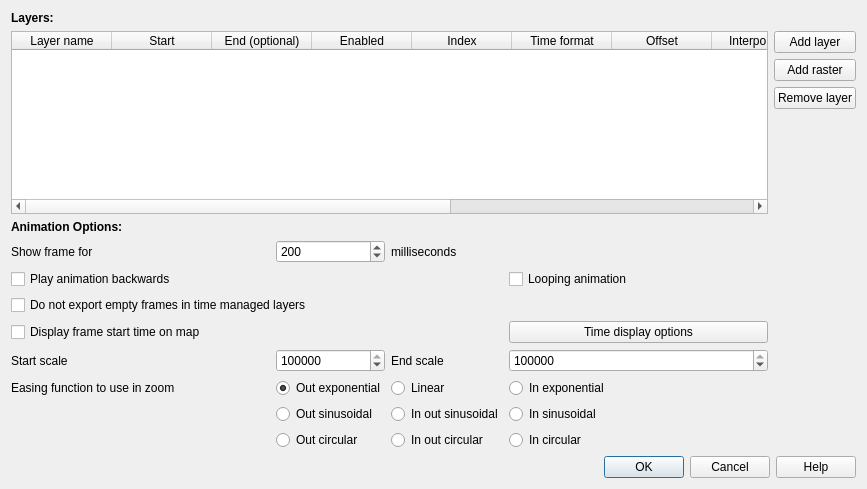
<?xml version="1.0" encoding="UTF-8"?>
<ui version="4.0">
 <class>Dialog</class>
 <widget class="QDialog" name="Dialog">
  <property name="geometry">
   <rect>
    <x>0</x>
    <y>0</y>
    <width>867</width>
    <height>489</height>
   </rect>
  </property>
  <property name="windowTitle">
   <string>Time manager settings</string>
  </property>
  <layout class="QVBoxLayout" name="verticalLayout">
   <item>
    <layout class="QGridLayout" name="gridLayout">
     <item row="1" column="0" rowspan="4">
      <widget class="QTableWidget" name="tableWidget">
       <property name="minimumSize">
        <size>
         <width>0</width>
         <height>0</height>
        </size>
       </property>
       <property name="columnCount">
        <number>12</number>
       </property>
       <column>
        <property name="text">
         <string>Layer name</string>
        </property>
       </column>
       <column>
        <property name="text">
         <string>Start</string>
        </property>
       </column>
       <column>
        <property name="text">
         <string>End (optional)</string>
        </property>
       </column>
       <column>
        <property name="text">
         <string>Enabled</string>
        </property>
       </column>
       <column>
        <property name="text">
         <string>Index</string>
        </property>
       </column>
       <column>
        <property name="text">
         <string>Time format</string>
        </property>
       </column>
       <column>
        <property name="text">
         <string>Offset</string>
        </property>
       </column>
       <column>
        <property name="text">
         <string>Interpolation</string>
        </property>
       </column>
       <column>
        <property name="text">
         <string>ID</string>
        </property>
       </column>
       <column>
        <property name="text">
         <string>Interp. mode</string>
        </property>
       </column>
       <column>
        <property name="text">
         <string>Ignore for detect empty</string>
        </property>
       </column>
       <column>
        <property name="text">
         <string>Accumulate features</string>
        </property>
       </column>
      </widget>
     </item>
     <item row="3" column="1">
      <widget class="QPushButton" name="pushButtonRemove">
       <property name="text">
        <string>Remove layer</string>
       </property>
      </widget>
     </item>
     <item row="4" column="1">
      <spacer name="verticalSpacer">
       <property name="orientation">
        <enum>Qt::Vertical</enum>
       </property>
       <property name="sizeHint" stdset="0">
        <size>
         <width>20</width>
         <height>40</height>
        </size>
       </property>
      </spacer>
     </item>
     <item row="1" column="1">
      <widget class="QPushButton" name="pushButtonAddVector">
       <property name="text">
        <string>Add layer</string>
       </property>
      </widget>
     </item>
     <item row="0" column="0">
      <widget class="QLabel" name="label">
       <property name="font">
        <font>
         <weight>75</weight>
         <bold>true</bold>
        </font>
       </property>
       <property name="text">
        <string>Layers:</string>
       </property>
      </widget>
     </item>
     <item row="2" column="1">
      <widget class="QPushButton" name="pushButtonAddRaster">
       <property name="text">
        <string>Add raster</string>
       </property>
      </widget>
     </item>
     <item row="6" column="0">
      <layout class="QGridLayout" name="gridLayout_2">
       <item row="0" column="0">
        <widget class="QLabel" name="label_3">
         <property name="text">
          <string>Show frame for</string>
         </property>
        </widget>
       </item>
       <item row="0" column="1">
        <widget class="QSpinBox" name="spinBoxFrameLength">
         <property name="minimum">
          <number>1</number>
         </property>
         <property name="maximum">
          <number>1000000</number>
         </property>
         <property name="value">
          <number>200</number>
         </property>
        </widget>
       </item>
       <item row="0" column="2">
        <widget class="QLabel" name="label_4">
         <property name="text">
          <string>milliseconds</string>
         </property>
        </widget>
       </item>
       <item row="0" column="3">
        <spacer name="horizontalSpacer">
         <property name="orientation">
          <enum>Qt::Horizontal</enum>
         </property>
         <property name="sizeHint" stdset="0">
          <size>
           <width>40</width>
           <height>20</height>
          </size>
         </property>
        </spacer>
       </item>
       <item row="1" column="0" colspan="3">
        <widget class="QCheckBox" name="checkBoxBackwards">
         <property name="text">
          <string>Play animation backwards </string>
         </property>
        </widget>
       </item>
       <item row="3" column="0" colspan="3">
        <widget class="QCheckBox" name="checkBoxLabel">
         <property name="text">
          <string>Display frame start time on map</string>
         </property>
        </widget>
       </item>
       <item row="1" column="3">
        <widget class="QCheckBox" name="checkBoxLoop">
         <property name="text">
          <string>Looping animation</string>
         </property>
        </widget>
       </item>
       <item row="3" column="3">
        <widget class="QPushButton" name="show_label_options_button">
         <property name="text">
          <string>Time display options</string>
         </property>
        </widget>
       </item>
       <item row="2" column="0" colspan="2">
        <widget class="QCheckBox" name="checkBoxDontExportEmpty">
         <property name="text">
          <string>Do not export empty frames in time managed layers</string>
         </property>
        </widget>
       </item>
       <item row="4" column="0">
        <widget class="QLabel" name="label_5">
         <property name="text">
          <string>Start scale</string>
         </property>
        </widget>
       </item>
       <item row="4" column="2">
        <widget class="QLabel" name="label_6">
         <property name="text">
          <string>End scale</string>
         </property>
        </widget>
       </item>
       <item row="4" column="3">
        <widget class="QSpinBox" name="spinBoxEndScale">
         <property name="minimum">
          <number>1</number>
         </property>
         <property name="maximum">
          <number>100000000</number>
         </property>
         <property name="value">
          <number>200000</number>
         </property>
        </widget>
       </item>
       <item row="4" column="1">
        <widget class="QSpinBox" name="spinBoxStartScale">
         <property name="minimum">
          <number>1</number>
         </property>
         <property name="maximum">
          <number>100000000</number>
         </property>
         <property name="value">
          <number>50000000</number>
         </property>
        </widget>
       </item>
       <item row="6" column="3">
        <widget class="QRadioButton" name="radioButtonEasingInSin">
         <property name="text">
          <string>In sinusoidal</string>
         </property>
         <attribute name="buttonGroup">
          <string notr="true">buttonGroupEasing</string>
         </attribute>
        </widget>
       </item>
       <item row="7" column="1">
        <widget class="QRadioButton" name="radioButtonEasingOutCirc">
         <property name="text">
          <string>Out circular</string>
         </property>
         <attribute name="buttonGroup">
          <string notr="true">buttonGroupEasing</string>
         </attribute>
        </widget>
       </item>
       <item row="5" column="1">
        <widget class="QRadioButton" name="radioButtonEasingOutExp">
         <property name="text">
          <string>Out exponential</string>
         </property>
         <property name="checked">
          <bool>true</bool>
         </property>
         <attribute name="buttonGroup">
          <string notr="true">buttonGroupEasing</string>
         </attribute>
        </widget>
       </item>
       <item row="6" column="2">
        <widget class="QRadioButton" name="radioButtonEasingInOutSin">
         <property name="text">
          <string>In out sinusoidal</string>
         </property>
         <attribute name="buttonGroup">
          <string notr="true">buttonGroupEasing</string>
         </attribute>
        </widget>
       </item>
       <item row="5" column="0">
        <widget class="QLabel" name="label_7">
         <property name="text">
          <string>Easing function to use in zoom</string>
         </property>
        </widget>
       </item>
       <item row="6" column="1">
        <widget class="QRadioButton" name="radioButtonEasingOutSin">
         <property name="text">
          <string>Out sinusoidal</string>
         </property>
         <attribute name="buttonGroup">
          <string notr="true">buttonGroupEasing</string>
         </attribute>
        </widget>
       </item>
       <item row="6" column="0">
        <spacer name="horizontalSpacer_2">
         <property name="orientation">
          <enum>Qt::Horizontal</enum>
         </property>
         <property name="sizeHint" stdset="0">
          <size>
           <width>40</width>
           <height>20</height>
          </size>
         </property>
        </spacer>
       </item>
       <item row="7" column="0">
        <spacer name="horizontalSpacer_3">
         <property name="orientation">
          <enum>Qt::Horizontal</enum>
         </property>
         <property name="sizeHint" stdset="0">
          <size>
           <width>40</width>
           <height>20</height>
          </size>
         </property>
        </spacer>
       </item>
       <item row="5" column="3">
        <widget class="QRadioButton" name="radioButtonEasingInExp">
         <property name="text">
          <string>In exponential</string>
         </property>
         <attribute name="buttonGroup">
          <string notr="true">buttonGroupEasing</string>
         </attribute>
        </widget>
       </item>
       <item row="7" column="3">
        <widget class="QRadioButton" name="radioButtonEasingInCirc">
         <property name="text">
          <string>In circular</string>
         </property>
         <attribute name="buttonGroup">
          <string notr="true">buttonGroupEasing</string>
         </attribute>
        </widget>
       </item>
       <item row="5" column="2">
        <widget class="QRadioButton" name="radioButtonEasingLin">
         <property name="text">
          <string>Linear</string>
         </property>
         <attribute name="buttonGroup">
          <string notr="true">buttonGroupEasing</string>
         </attribute>
        </widget>
       </item>
       <item row="7" column="2">
        <widget class="QRadioButton" name="radioButtonEasingInOutCirc">
         <property name="text">
          <string>In out circular</string>
         </property>
         <attribute name="buttonGroup">
          <string notr="true">buttonGroupEasing</string>
         </attribute>
        </widget>
       </item>
      </layout>
     </item>
     <item row="5" column="0">
      <widget class="QLabel" name="label_2">
       <property name="font">
        <font>
         <weight>75</weight>
         <bold>true</bold>
        </font>
       </property>
       <property name="text">
        <string>Animation Options:</string>
       </property>
      </widget>
     </item>
    </layout>
   </item>
   <item>
    <widget class="QDialogButtonBox" name="buttonBox">
     <property name="orientation">
      <enum>Qt::Horizontal</enum>
     </property>
     <property name="standardButtons">
      <set>QDialogButtonBox::Cancel|QDialogButtonBox::Help|QDialogButtonBox::Ok</set>
     </property>
    </widget>
   </item>
  </layout>
 </widget>
 <resources/>
 <connections>
  <connection>
   <sender>buttonBox</sender>
   <signal>accepted()</signal>
   <receiver>Dialog</receiver>
   <slot>accept()</slot>
   <hints>
    <hint type="sourcelabel">
     <x>248</x>
     <y>254</y>
    </hint>
    <hint type="destinationlabel">
     <x>157</x>
     <y>274</y>
    </hint>
   </hints>
  </connection>
  <connection>
   <sender>buttonBox</sender>
   <signal>rejected()</signal>
   <receiver>Dialog</receiver>
   <slot>reject()</slot>
   <hints>
    <hint type="sourcelabel">
     <x>316</x>
     <y>260</y>
    </hint>
    <hint type="destinationlabel">
     <x>286</x>
     <y>274</y>
    </hint>
   </hints>
  </connection>
 </connections>
 <buttongroups>
  <buttongroup name="buttonGroupEasing"/>
 </buttongroups>
</ui>
